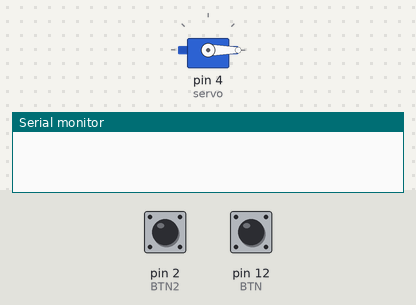
The sketch below on a simulated Arduino Uno, built with avr-gcc and run on an emulated ATmega328P. Shown: servo, the last lines printed to the serial monitor. The test bench sets the inputs (shaded band); at power-on: pin 2 (BTN2) LOW, pin 12 (BTN) LOW.

Above: at 1.2 s.
1.3 s: pin 2 (BTN2) pulled HIGH for 0.15 s
At 1.75 s:
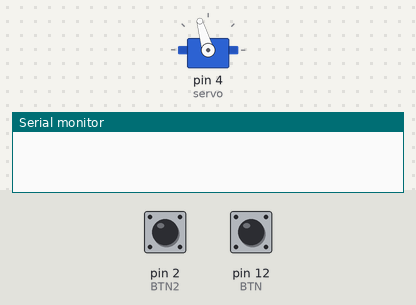
3.7 s: pin 12 (BTN) pulled HIGH for 0.15 s
At 4.16 s:
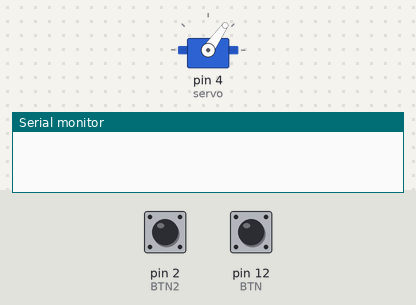
6.8 s: pin 12 (BTN) pulled HIGH for 1 s
At 8.18 s:
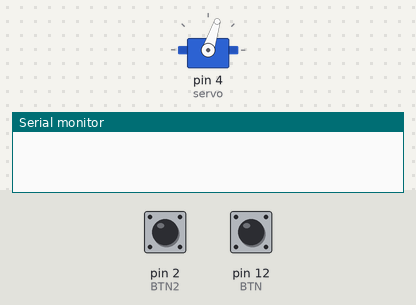
10.1 s: pin 2 (BTN2) pulled HIGH for 1 s
At 11.46 s:
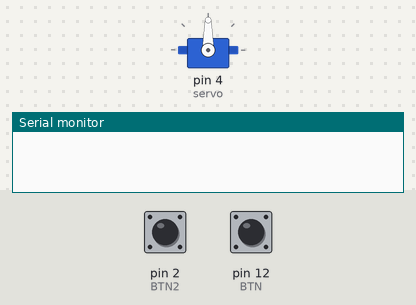
13.4 s: pin 2 (BTN2) driven HIGH and pin 12 (BTN) driven HIGH
At 14.8 s:
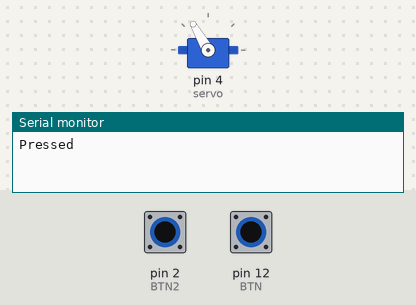
16.4 s: pin 2 (BTN2) driven LOW
Timing chart, 0 to 20.4 s (numbered marks = the images above; inputs shaded):
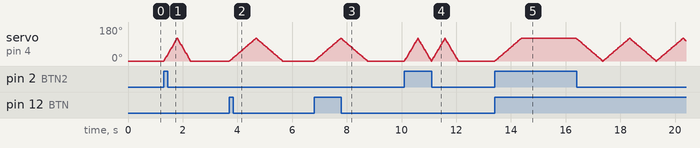

Measured:
- after the input at 1.3 s, servo on pin 4 (servo): rises from 0° to 120° in 0.49 s, then falls to 0° in 0.49 s
- after the input at 3.7 s, servo on pin 4 (servo): rises from 0° to 120° in 0.96 s, then falls to 0° in 0.98 s
- after the input at 6.8 s, servo on pin 4 (servo): rises from 0° to 120° in 0.96 s, then falls to 0° in 0.98 s
- after the input at 13.4 s, servo on pin 4 (servo): rises from 0° to 120° in 0.97 s, then falls to 119° in 2.0 s

The sketch:

Opdracht6ArduinoRedo.ino
```cpp
//Bron: https://docs.arduino.cc/learn/electronics/servo-motors
//Geschreven door Nina Schrauwen

#include <Servo.h>

Servo servo;

//Vaste en flexibele variabelen definiëren.
const int BTN = 12;
const int BTN2= 2;

int btn_status = LOW;
int btn_status2 = LOW;
int pos = 0;

void setup() {
  // put your setup code here, to run once:
  Serial.begin(9600);   //start seriele communicatie -- om print statements te kunnen maken in de monitor
  servo.attach(4);      //meegeen op welke pin de servo zit aangesloten

  pinMode(BTN, INPUT);    //inputs definiëren aan de variabelen
  pinMode(BTN2, INPUT);

} //end setup

void standstill()    //functie om de servo zijn positie te houden voor 2 seconden.
{
  if(pos == 120)     //als de positie op 120 graden staat
  {
    servo.write(pos);
    delay(2000);    //dan op die positie 2 seconden wachten
  } //end if pos
} // end standstill()


void loop() {
    // put your main code here, to run repeatedly:
  btn_status = digitalRead(BTN);       //knoppen uitlezen 1 = HIGH, 0 = LOW
  btn_status2 = digitalRead(BTN2);

  //Serial.println(btn_status);
  //Serial.println(btn_status2);

  if(btn_status == HIGH && btn_status2 == HIGH)  //als beiden knoppen ingedrukt wordt dan..
  {
    Serial.println("Pressed");
    for(pos = 0; pos <=120; pos++)     //..dan vanaf 0 tot 120 graden draaien, in stapjes van 1 graden omhoog
    {
      servo.write(pos);                //de positie wordt bepaald door de waarden in de for loop
      //Serial.println(pos);
      delay(1000/120); // 1 seconde wachten {gewenste duur miliseconden} / {aantal graden} == juiste delay voor de gewenste tijd
      standstill();   // voer de functie standstill uit zodat de servo op zijn plek blijft voor 2 seconden, enkel wanneer de positie 120 graden is
    } //end for btn2 ++


    for(pos = 120; pos >=0; pos--)   //eigenlijk precies dezelfde loop als de vorige echter gaat deze van 120 graden naar 0, dus precies de andere kant op terug naar de beginpositie
    {
      servo.write(pos);
      //Serial.println(pos);
      delay(1000/120);   // 1 seconde wachten {gewenste duur miliseconden} / {aantal graden} == juiste delay voor de gewenste tijd
    } //end for btn2 --
  } //end if btn + btn2

  if(btn_status == LOW && btn_status2 == LOW) //als er geen knoppen ingedrukt worden dan..
  {
    servo.write(0);                       // neem de positie 0 (graden) aan en blijf daar
  } //end if buttons off


  if(btn_status == HIGH && btn_status2 == LOW)  //als de eerste knop ingedrukt wordt dan..
  {
    for(pos = 0; pos <=120; pos++)   //..dan in stapjes van 1 van 0 tot en met 120 graden draaien
    {
      servo.write(pos);             //servo neem de positie aan van het aantal graden dat wordt gegeven door de for loop
      //Serial.println(pos);
      delay(1000/120);   // 1 seconde wachten {gewenste duur miliseconden} / {aantal graden} == juiste delay voor de gewenste tijd
    } //end for btn ++

    for(pos = 120; pos >=0; pos--) //eigenlijk precies dezelfde loop als hiervoor maar dan andersom, van 120 naar 0 graden
    {
      servo.write(pos);
      //Serial.println(pos);
      delay(1000/120);   // 1 seconde wachten  {gewenste duur miliseconden} / {aantal graden} == juiste delay voor de gewenste tijd
    } //end for btn --
  } //end if btn


  if(btn_status == LOW && btn_status2 == HIGH) //als de tweede knop ingedrukt wordt dan..
  {
    for(pos = 0; pos <=120; pos++)   //..dan in stapjes van 1 van 0 tot en met 120 graden draaien
    {
      servo.write(pos);           //servo neem de positie aan van het aantal graden dat wordt gegeven door de for loop
      //Serial.println(pos);
      delay(500/120);   // 0,5 seconde wachten {gewenste duur miliseconden} / {aantal graden} == juiste delay voor de gewenste tijd
    } //end for btn2 ++

    for(pos = 120; pos >=0; pos--)   //eigenlijk precies dezelfde loop als hiervoor maar dan andersom, van 120 naar 0 graden
    {
      servo.write(pos);
      //Serial.println(pos);
      delay(500/120);   // 0,5 seconde wachten {gewenste duur miliseconden} / {aantal graden} == juiste delay voor de gewenste tijd
    } //end for btn2 --
  } //end if btn2

} //end loop()
```
